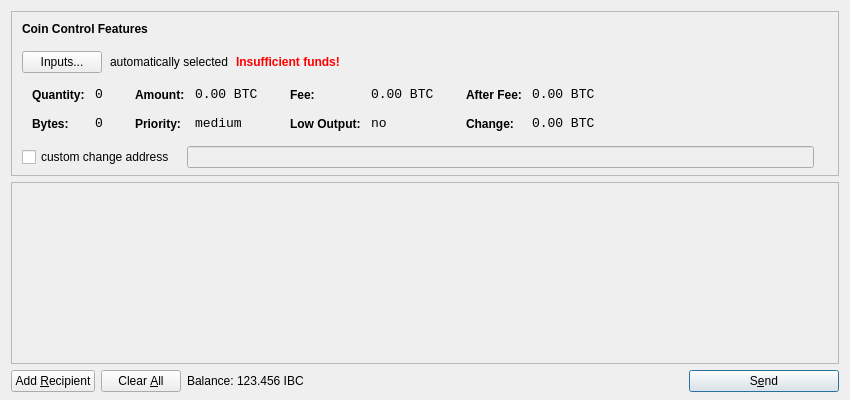
<?xml version="1.0" encoding="UTF-8"?>
<ui version="4.0">
 <class>SendCoinsDialog</class>
 <widget class="QDialog" name="SendCoinsDialog">
  <property name="geometry">
   <rect>
    <x>0</x>
    <y>0</y>
    <width>850</width>
    <height>400</height>
   </rect>
  </property>
  <property name="windowTitle">
   <string>Send Coins</string>
  </property>
  <layout class="QVBoxLayout" name="verticalLayout" stretch="0,1,0">
   <property name="bottomMargin">
    <number>8</number>
   </property>
   <item>
    <widget class="QFrame" name="frameCoinControl">
     <property name="sizePolicy">
      <sizepolicy hsizetype="Expanding" vsizetype="Expanding">
       <horstretch>0</horstretch>
       <verstretch>0</verstretch>
      </sizepolicy>
     </property>
     <property name="maximumSize">
      <size>
       <width>16777215</width>
       <height>16777215</height>
      </size>
     </property>
     <property name="frameShape">
      <enum>QFrame::StyledPanel</enum>
     </property>
     <property name="frameShadow">
      <enum>QFrame::Sunken</enum>
     </property>
     <layout class="QVBoxLayout" name="verticalLayoutCoinControl2">
      <property name="spacing">
       <number>-1</number>
      </property>
      <property name="leftMargin">
       <number>0</number>
      </property>
      <property name="topMargin">
       <number>0</number>
      </property>
      <property name="rightMargin">
       <number>0</number>
      </property>
      <property name="bottomMargin">
       <number>6</number>
      </property>
      <item>
       <layout class="QVBoxLayout" name="verticalLayoutCoinControl" stretch="0,0,0,0,1">
        <property name="spacing">
         <number>0</number>
        </property>
        <property name="leftMargin">
         <number>10</number>
        </property>
        <property name="topMargin">
         <number>10</number>
        </property>
        <item>
         <layout class="QHBoxLayout" name="horizontalLayoutCoinControl1">
          <property name="bottomMargin">
           <number>15</number>
          </property>
          <item>
           <widget class="QLabel" name="labelCoinControlFeatures">
            <property name="sizePolicy">
             <sizepolicy hsizetype="Preferred" vsizetype="Maximum">
              <horstretch>0</horstretch>
              <verstretch>0</verstretch>
             </sizepolicy>
            </property>
            <property name="font">
             <font>
              <weight>75</weight>
              <bold>true</bold>
             </font>
            </property>
            <property name="styleSheet">
             <string notr="true">font-weight:bold;</string>
            </property>
            <property name="text">
             <string>Coin Control Features</string>
            </property>
           </widget>
          </item>
         </layout>
        </item>
        <item>
         <layout class="QHBoxLayout" name="horizontalLayoutCoinControl2" stretch="0,0,0,0">
          <property name="spacing">
           <number>8</number>
          </property>
          <property name="bottomMargin">
           <number>10</number>
          </property>
          <item>
           <widget class="QPushButton" name="pushButtonCoinControl">
            <property name="styleSheet">
             <string notr="true"/>
            </property>
            <property name="text">
             <string>Inputs...</string>
            </property>
           </widget>
          </item>
          <item>
           <widget class="QLabel" name="labelCoinControlAutomaticallySelected">
            <property name="text">
             <string>automatically selected</string>
            </property>
            <property name="margin">
             <number>5</number>
            </property>
           </widget>
          </item>
          <item>
           <widget class="QLabel" name="labelCoinControlInsuffFunds">
            <property name="font">
             <font>
              <weight>75</weight>
              <bold>true</bold>
             </font>
            </property>
            <property name="styleSheet">
             <string notr="true">color:red;font-weight:bold;</string>
            </property>
            <property name="text">
             <string>Insufficient funds!</string>
            </property>
            <property name="margin">
             <number>5</number>
            </property>
           </widget>
          </item>
          <item>
           <spacer name="horizontalSpacerCoinControl">
            <property name="orientation">
             <enum>Qt::Horizontal</enum>
            </property>
            <property name="sizeHint" stdset="0">
             <size>
              <width>40</width>
              <height>1</height>
             </size>
            </property>
           </spacer>
          </item>
         </layout>
        </item>
        <item>
         <widget class="QWidget" name="widgetCoinControl" native="true">
          <property name="sizePolicy">
           <sizepolicy hsizetype="Preferred" vsizetype="Preferred">
            <horstretch>0</horstretch>
            <verstretch>0</verstretch>
           </sizepolicy>
          </property>
          <property name="minimumSize">
           <size>
            <width>0</width>
            <height>0</height>
           </size>
          </property>
          <property name="styleSheet">
           <string notr="true"/>
          </property>
          <layout class="QHBoxLayout" name="horizontalLayoutCoinControl5">
           <property name="margin">
            <number>0</number>
           </property>
           <item>
            <layout class="QHBoxLayout" name="horizontalLayoutCoinControl3" stretch="0,0,0,1">
             <property name="spacing">
              <number>20</number>
             </property>
             <property name="topMargin">
              <number>0</number>
             </property>
             <property name="bottomMargin">
              <number>10</number>
             </property>
             <item>
              <layout class="QFormLayout" name="formLayoutCoinControl1">
               <property name="horizontalSpacing">
                <number>10</number>
               </property>
               <property name="verticalSpacing">
                <number>14</number>
               </property>
               <property name="leftMargin">
                <number>10</number>
               </property>
               <property name="topMargin">
                <number>4</number>
               </property>
               <property name="rightMargin">
                <number>6</number>
               </property>
               <item row="0" column="0">
                <widget class="QLabel" name="labelCoinControlQuantityText">
                 <property name="styleSheet">
                  <string notr="true">font-weight:bold;</string>
                 </property>
                 <property name="text">
                  <string>Quantity:</string>
                 </property>
                 <property name="margin">
                  <number>0</number>
                 </property>
                </widget>
               </item>
               <item row="0" column="1">
                <widget class="QLabel" name="labelCoinControlQuantity">
                 <property name="font">
                  <font>
                   <family>Monospace</family>
                   <pointsize>10</pointsize>
                  </font>
                 </property>
                 <property name="cursor">
                  <cursorShape>IBeamCursor</cursorShape>
                 </property>
                 <property name="contextMenuPolicy">
                  <enum>Qt::ActionsContextMenu</enum>
                 </property>
                 <property name="text">
                  <string notr="true">0</string>
                 </property>
                 <property name="margin">
                  <number>0</number>
                 </property>
                 <property name="textInteractionFlags">
                  <set>Qt::LinksAccessibleByMouse|Qt::TextSelectableByKeyboard|Qt::TextSelectableByMouse</set>
                 </property>
                </widget>
               </item>
               <item row="1" column="0">
                <widget class="QLabel" name="labelCoinControlBytesText">
                 <property name="styleSheet">
                  <string notr="true">font-weight:bold;</string>
                 </property>
                 <property name="text">
                  <string>Bytes:</string>
                 </property>
                </widget>
               </item>
               <item row="1" column="1">
                <widget class="QLabel" name="labelCoinControlBytes">
                 <property name="font">
                  <font>
                   <family>Monospace</family>
                   <pointsize>10</pointsize>
                  </font>
                 </property>
                 <property name="cursor">
                  <cursorShape>IBeamCursor</cursorShape>
                 </property>
                 <property name="contextMenuPolicy">
                  <enum>Qt::ActionsContextMenu</enum>
                 </property>
                 <property name="text">
                  <string notr="true">0</string>
                 </property>
                 <property name="textInteractionFlags">
                  <set>Qt::LinksAccessibleByMouse|Qt::TextSelectableByKeyboard|Qt::TextSelectableByMouse</set>
                 </property>
                </widget>
               </item>
              </layout>
             </item>
             <item>
              <layout class="QFormLayout" name="formLayoutCoinControl2">
               <property name="horizontalSpacing">
                <number>10</number>
               </property>
               <property name="verticalSpacing">
                <number>14</number>
               </property>
               <property name="leftMargin">
                <number>6</number>
               </property>
               <property name="topMargin">
                <number>4</number>
               </property>
               <property name="rightMargin">
                <number>6</number>
               </property>
               <item row="0" column="0">
                <widget class="QLabel" name="labelCoinControlAmountText">
                 <property name="styleSheet">
                  <string notr="true">font-weight:bold;</string>
                 </property>
                 <property name="text">
                  <string>Amount:</string>
                 </property>
                 <property name="margin">
                  <number>0</number>
                 </property>
                </widget>
               </item>
               <item row="0" column="1">
                <widget class="QLabel" name="labelCoinControlAmount">
                 <property name="font">
                  <font>
                   <family>Monospace</family>
                   <pointsize>10</pointsize>
                  </font>
                 </property>
                 <property name="cursor">
                  <cursorShape>IBeamCursor</cursorShape>
                 </property>
                 <property name="contextMenuPolicy">
                  <enum>Qt::ActionsContextMenu</enum>
                 </property>
                 <property name="text">
                  <string notr="true">0.00 BTC</string>
                 </property>
                 <property name="textInteractionFlags">
                  <set>Qt::LinksAccessibleByMouse|Qt::TextSelectableByKeyboard|Qt::TextSelectableByMouse</set>
                 </property>
                </widget>
               </item>
               <item row="1" column="0">
                <widget class="QLabel" name="labelCoinControlPriorityText">
                 <property name="styleSheet">
                  <string notr="true">font-weight:bold;</string>
                 </property>
                 <property name="text">
                  <string>Priority:</string>
                 </property>
                </widget>
               </item>
               <item row="1" column="1">
                <widget class="QLabel" name="labelCoinControlPriority">
                 <property name="font">
                  <font>
                   <family>Monospace</family>
                   <pointsize>10</pointsize>
                  </font>
                 </property>
                 <property name="cursor">
                  <cursorShape>IBeamCursor</cursorShape>
                 </property>
                 <property name="contextMenuPolicy">
                  <enum>Qt::ActionsContextMenu</enum>
                 </property>
                 <property name="text">
                  <string>medium</string>
                 </property>
                 <property name="textInteractionFlags">
                  <set>Qt::LinksAccessibleByMouse|Qt::TextSelectableByKeyboard|Qt::TextSelectableByMouse</set>
                 </property>
                </widget>
               </item>
              </layout>
             </item>
             <item>
              <layout class="QFormLayout" name="formLayoutCoinControl3">
               <property name="horizontalSpacing">
                <number>10</number>
               </property>
               <property name="verticalSpacing">
                <number>14</number>
               </property>
               <property name="leftMargin">
                <number>6</number>
               </property>
               <property name="topMargin">
                <number>4</number>
               </property>
               <property name="rightMargin">
                <number>6</number>
               </property>
               <item row="0" column="0">
                <widget class="QLabel" name="labelCoinControlFeeText">
                 <property name="styleSheet">
                  <string notr="true">font-weight:bold;</string>
                 </property>
                 <property name="text">
                  <string>Fee:</string>
                 </property>
                 <property name="margin">
                  <number>0</number>
                 </property>
                </widget>
               </item>
               <item row="0" column="1">
                <widget class="QLabel" name="labelCoinControlFee">
                 <property name="font">
                  <font>
                   <family>Monospace</family>
                   <pointsize>10</pointsize>
                  </font>
                 </property>
                 <property name="cursor">
                  <cursorShape>IBeamCursor</cursorShape>
                 </property>
                 <property name="contextMenuPolicy">
                  <enum>Qt::ActionsContextMenu</enum>
                 </property>
                 <property name="text">
                  <string notr="true">0.00 BTC</string>
                 </property>
                 <property name="textInteractionFlags">
                  <set>Qt::LinksAccessibleByMouse|Qt::TextSelectableByKeyboard|Qt::TextSelectableByMouse</set>
                 </property>
                </widget>
               </item>
               <item row="1" column="0">
                <widget class="QLabel" name="labelCoinControlLowOutputText">
                 <property name="styleSheet">
                  <string notr="true">font-weight:bold;</string>
                 </property>
                 <property name="text">
                  <string>Low Output:</string>
                 </property>
                </widget>
               </item>
               <item row="1" column="1">
                <widget class="QLabel" name="labelCoinControlLowOutput">
                 <property name="font">
                  <font>
                   <family>Monospace</family>
                   <pointsize>10</pointsize>
                  </font>
                 </property>
                 <property name="cursor">
                  <cursorShape>IBeamCursor</cursorShape>
                 </property>
                 <property name="contextMenuPolicy">
                  <enum>Qt::ActionsContextMenu</enum>
                 </property>
                 <property name="text">
                  <string>no</string>
                 </property>
                 <property name="textInteractionFlags">
                  <set>Qt::LinksAccessibleByMouse|Qt::TextSelectableByKeyboard|Qt::TextSelectableByMouse</set>
                 </property>
                </widget>
               </item>
              </layout>
             </item>
             <item>
              <layout class="QFormLayout" name="formLayoutCoinControl4">
               <property name="horizontalSpacing">
                <number>10</number>
               </property>
               <property name="verticalSpacing">
                <number>14</number>
               </property>
               <property name="leftMargin">
                <number>6</number>
               </property>
               <property name="topMargin">
                <number>4</number>
               </property>
               <property name="rightMargin">
                <number>6</number>
               </property>
               <item row="0" column="0">
                <widget class="QLabel" name="labelCoinControlAfterFeeText">
                 <property name="styleSheet">
                  <string notr="true">font-weight:bold;</string>
                 </property>
                 <property name="text">
                  <string>After Fee:</string>
                 </property>
                 <property name="margin">
                  <number>0</number>
                 </property>
                </widget>
               </item>
               <item row="0" column="1">
                <widget class="QLabel" name="labelCoinControlAfterFee">
                 <property name="font">
                  <font>
                   <family>Monospace</family>
                   <pointsize>10</pointsize>
                  </font>
                 </property>
                 <property name="cursor">
                  <cursorShape>IBeamCursor</cursorShape>
                 </property>
                 <property name="contextMenuPolicy">
                  <enum>Qt::ActionsContextMenu</enum>
                 </property>
                 <property name="text">
                  <string notr="true">0.00 BTC</string>
                 </property>
                 <property name="textInteractionFlags">
                  <set>Qt::LinksAccessibleByMouse|Qt::TextSelectableByKeyboard|Qt::TextSelectableByMouse</set>
                 </property>
                </widget>
               </item>
               <item row="1" column="0">
                <widget class="QLabel" name="labelCoinControlChangeText">
                 <property name="styleSheet">
                  <string notr="true">font-weight:bold;</string>
                 </property>
                 <property name="text">
                  <string>Change:</string>
                 </property>
                </widget>
               </item>
               <item row="1" column="1">
                <widget class="QLabel" name="labelCoinControlChange">
                 <property name="font">
                  <font>
                   <family>Monospace</family>
                   <pointsize>10</pointsize>
                  </font>
                 </property>
                 <property name="cursor">
                  <cursorShape>IBeamCursor</cursorShape>
                 </property>
                 <property name="contextMenuPolicy">
                  <enum>Qt::ActionsContextMenu</enum>
                 </property>
                 <property name="text">
                  <string notr="true">0.00 BTC</string>
                 </property>
                 <property name="textInteractionFlags">
                  <set>Qt::LinksAccessibleByMouse|Qt::TextSelectableByKeyboard|Qt::TextSelectableByMouse</set>
                 </property>
                </widget>
               </item>
              </layout>
             </item>
            </layout>
           </item>
          </layout>
         </widget>
        </item>
        <item>
         <layout class="QHBoxLayout" name="horizontalLayoutCoinControl4" stretch="0,0,0">
          <property name="spacing">
           <number>12</number>
          </property>
          <property name="sizeConstraint">
           <enum>QLayout::SetDefaultConstraint</enum>
          </property>
          <property name="topMargin">
           <number>5</number>
          </property>
          <property name="rightMargin">
           <number>5</number>
          </property>
          <item>
           <widget class="QCheckBox" name="checkBoxCoinControlChange">
            <property name="text">
             <string>custom change address</string>
            </property>
           </widget>
          </item>
          <item>
           <widget class="QLineEdit" name="lineEditCoinControlChange">
            <property name="enabled">
             <bool>false</bool>
            </property>
            <property name="sizePolicy">
             <sizepolicy hsizetype="Expanding" vsizetype="Fixed">
              <horstretch>0</horstretch>
              <verstretch>0</verstretch>
             </sizepolicy>
            </property>
           </widget>
          </item>
          <item>
           <widget class="QLabel" name="labelCoinControlChangeLabel">
            <property name="sizePolicy">
             <sizepolicy hsizetype="Preferred" vsizetype="Expanding">
              <horstretch>0</horstretch>
              <verstretch>0</verstretch>
             </sizepolicy>
            </property>
            <property name="minimumSize">
             <size>
              <width>0</width>
              <height>0</height>
             </size>
            </property>
            <property name="text">
             <string/>
            </property>
            <property name="margin">
             <number>3</number>
            </property>
           </widget>
          </item>
         </layout>
        </item>
        <item>
         <spacer name="verticalSpacerCoinControl">
          <property name="orientation">
           <enum>Qt::Vertical</enum>
          </property>
          <property name="sizeHint" stdset="0">
           <size>
            <width>800</width>
            <height>1</height>
           </size>
          </property>
         </spacer>
        </item>
       </layout>
      </item>
     </layout>
    </widget>
   </item>
   <item>
    <widget class="QScrollArea" name="scrollArea">
     <property name="widgetResizable">
      <bool>true</bool>
     </property>
     <widget class="QWidget" name="scrollAreaWidgetContents">
      <property name="geometry">
       <rect>
        <x>0</x>
        <y>0</y>
        <width>830</width>
        <height>165</height>
       </rect>
      </property>
      <layout class="QVBoxLayout" name="verticalLayout_2">
       <property name="margin">
        <number>0</number>
       </property>
       <item>
        <layout class="QVBoxLayout" name="entries">
         <property name="spacing">
          <number>6</number>
         </property>
        </layout>
       </item>
       <item>
        <spacer name="verticalSpacer">
         <property name="orientation">
          <enum>Qt::Vertical</enum>
         </property>
         <property name="sizeHint" stdset="0">
          <size>
           <width>20</width>
           <height>40</height>
          </size>
         </property>
        </spacer>
       </item>
      </layout>
     </widget>
    </widget>
   </item>
   <item>
    <layout class="QHBoxLayout" name="horizontalLayout">
     <item>
      <widget class="QPushButton" name="addButton">
       <property name="toolTip">
        <string>Send to multiple recipients at once</string>
       </property>
       <property name="text">
        <string>Add &amp;Recipient</string>
       </property>
       <property name="icon">
        <iconset resource="../bitcoin.qrc">
         <normaloff>:/icons/add</normaloff>:/icons/add</iconset>
       </property>
       <property name="autoDefault">
        <bool>false</bool>
       </property>
      </widget>
     </item>
     <item>
      <widget class="QPushButton" name="clearButton">
       <property name="sizePolicy">
        <sizepolicy hsizetype="Minimum" vsizetype="Fixed">
         <horstretch>0</horstretch>
         <verstretch>0</verstretch>
        </sizepolicy>
       </property>
       <property name="toolTip">
        <string>Remove all transaction fields</string>
       </property>
       <property name="text">
        <string>Clear &amp;All</string>
       </property>
       <property name="icon">
        <iconset resource="../bitcoin.qrc">
         <normaloff>:/icons/remove</normaloff>:/icons/remove</iconset>
       </property>
       <property name="autoRepeatDelay">
        <number>300</number>
       </property>
       <property name="autoDefault">
        <bool>false</bool>
       </property>
      </widget>
     </item>
     <item>
      <layout class="QHBoxLayout" name="horizontalLayout_2">
       <property name="spacing">
        <number>3</number>
       </property>
       <item>
        <widget class="QLabel" name="label">
         <property name="text">
          <string>Balance:</string>
         </property>
        </widget>
       </item>
       <item>
        <widget class="QLabel" name="labelBalance">
         <property name="cursor">
          <cursorShape>IBeamCursor</cursorShape>
         </property>
         <property name="text">
          <string>123.456 IBC</string>
         </property>
         <property name="textInteractionFlags">
          <set>Qt::LinksAccessibleByMouse|Qt::TextSelectableByKeyboard|Qt::TextSelectableByMouse</set>
         </property>
        </widget>
       </item>
      </layout>
     </item>
     <item>
      <spacer name="horizontalSpacer">
       <property name="orientation">
        <enum>Qt::Horizontal</enum>
       </property>
       <property name="sizeHint" stdset="0">
        <size>
         <width>40</width>
         <height>20</height>
        </size>
       </property>
      </spacer>
     </item>
     <item>
      <widget class="QPushButton" name="sendButton">
       <property name="minimumSize">
        <size>
         <width>150</width>
         <height>0</height>
        </size>
       </property>
       <property name="toolTip">
        <string>Confirm the send action</string>
       </property>
       <property name="text">
        <string>S&amp;end</string>
       </property>
       <property name="icon">
        <iconset resource="../bitcoin.qrc">
         <normaloff>:/icons/send</normaloff>:/icons/send</iconset>
       </property>
       <property name="default">
        <bool>true</bool>
       </property>
      </widget>
     </item>
    </layout>
   </item>
  </layout>
 </widget>
 <resources>
  <include location="../bitcoin.qrc"/>
 </resources>
 <connections/>
</ui>
